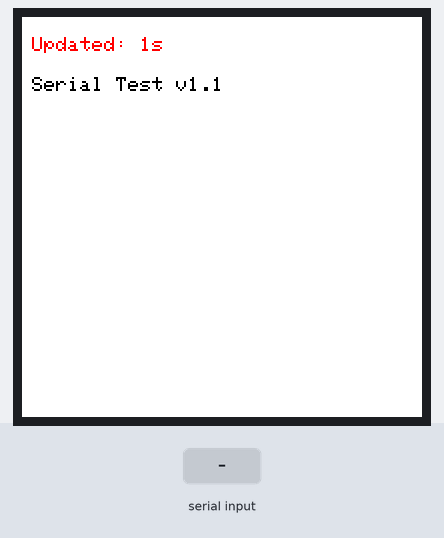
A sketch run on a simulated ESP32. Shown: 200×200 colour display. Inputs (shaded band) come from the test bench. What the sketch prints to the serial monitor is not drawn.

Above: at 17.5 s.
17.6 s: "1\n" received over Serial
At 33.8 s:
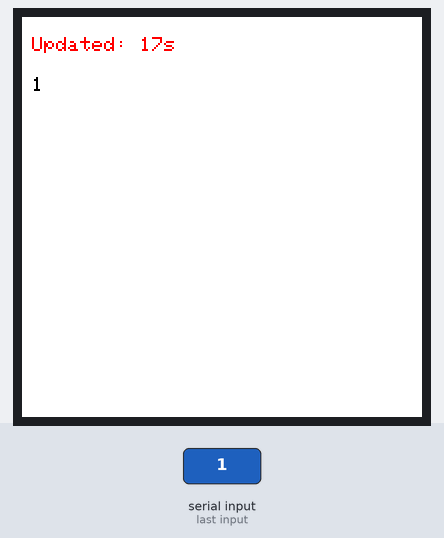
Timing chart, 0 to 34.1 s (numbered marks = the images above; inputs shaded):
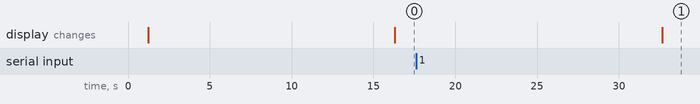

Measured:
- after the input at 17.6 s, the display: changes after 15.0 s (image 1)

The sketch:

e-paper-01.ino
```cpp
#include <GxEPD2_3C.h>
#include <Adafruit_GFX.h>
#include <Fonts/FreeSans9pt7b.h>
#include <SPI.h>

// Pin definitions (ESP32-WROOM-32)
#define EPD_CS   5   // Chip Select
#define EPD_DC   17  // Data/Command
#define EPD_RST  16  // Reset
#define EPD_BUSY 4   // Busy

// Display object for Waveshare 1.54-inch B/W/Red Rev 2.1
GxEPD2_3C<GxEPD2_154_Z90c, GxEPD2_154_Z90c::HEIGHT> display(
    GxEPD2_154_Z90c(EPD_CS, EPD_DC, EPD_RST, EPD_BUSY));

// Buffer for incoming serial data
#define MAX_TEXT_LENGTH 256
char textBuffer[MAX_TEXT_LENGTH];

void setup() {
  // Initialize serial at 115200 baud
  Serial.begin(115200);
  delay(1000);
  Serial.println("\n\n---------------------------------");
  Serial.println("E-Paper Display Serial Test v1.1");
  Serial.println("---------------------------------");

  // Initialize SPI with debugging
  Serial.println("Initializing SPI...");
  SPI.begin();
  Serial.println("SPI initialized");

  // Initialize the display with debugging
  Serial.println("Initializing display...");
  pinMode(EPD_BUSY, INPUT_PULLUP);
  pinMode(EPD_CS, OUTPUT);
  pinMode(EPD_DC, OUTPUT);
  pinMode(EPD_RST, OUTPUT);

  // Full reset sequence
  Serial.println("Performing reset sequence...");
  digitalWrite(EPD_RST, HIGH);
  delay(20);
  digitalWrite(EPD_RST, LOW);
  delay(20);
  digitalWrite(EPD_RST, HIGH);
  delay(200);

  // Initialize with debugging messages
  Serial.println("Starting display init()...");
  display.init(false);
  Serial.println("Display initialized successfully!");

  display.setRotation(1); // Landscape mode
  Serial.println("Display rotation set to landscape");

  // Show startup message
  Serial.println("Displaying welcome message...");
  displayText("Serial Test v1.1");
  Serial.println("Welcome message displayed");

  // Ready for input
  Serial.println("\n*** Ready for text input ***");
  Serial.println("Type something and press Enter");
}

void loop() {
  // Show blinking indicator in serial to confirm code is running
  static unsigned long lastBlink = 0;
  if (millis() - lastBlink > 5000) {
    Serial.println("Waiting for input...");
    lastBlink = millis();
  }

  // Check if data is available
  if (Serial.available() > 0) {
    Serial.println("Serial data detected!");

    // Clear any old data
    memset(textBuffer, 0, MAX_TEXT_LENGTH);

    // Read with timeout
    Serial.println("Reading input...");
    int bytesRead = Serial.readBytesUntil('\n', textBuffer, MAX_TEXT_LENGTH - 1);

    // Null terminate
    textBuffer[bytesRead] = '\0';

    // Echo what was received
    Serial.print("Received [");
    Serial.print(bytesRead);
    Serial.print(" bytes]: ");
    Serial.println(textBuffer);

    if (bytesRead > 0) {
      // Show on display
      Serial.println("Updating display with new text...");
      displayText(textBuffer);
      Serial.println("Display update complete!");
    } else {
      Serial.println("Empty input, nothing to display");
    }

    // Ready for more
    Serial.println("\n*** Ready for more text ***");
  }

  // Short delay
  delay(100);
}

void displayText(const char* text) {
  Serial.println("Starting display update sequence...");

  display.setFullWindow();
  Serial.println("Full window set");

  Serial.println("Beginning page rendering...");
  display.firstPage();
  int pageCount = 0;

  do {
    pageCount++;
    Serial.print("Rendering page ");
    Serial.println(pageCount);

    display.fillScreen(GxEPD_WHITE);

    // Add a header to confirm display is updating
    display.setTextColor(GxEPD_RED);
    display.setTextSize(1);
    display.setCursor(5, 10);
    display.print("Updated: ");

    // Add timestamp
    long seconds = millis() / 1000;
    display.print(seconds);
    display.print("s");

    // Main text content in black
    display.setTextColor(GxEPD_BLACK);
    display.setCursor(5, 30);
    display.print(text);

  } while (display.nextPage());

  Serial.print("Display updated with ");
  Serial.print(pageCount);
  Serial.println(" pages rendered");
}

// Function to update a small portion of the screen (partial refresh)
void updatePartialArea(int x, int y, int w, int h, const char* message) {
  display.setPartialWindow(x, y, w, h);
  display.firstPage();
  do {
    display.fillRect(x, y, w, h, GxEPD_WHITE);
    display.setCursor(x, y + 15);
    display.setTextColor(GxEPD_BLACK);
    display.print(message);
  } while (display.nextPage());

  Serial.println("Partial area updated");
} 
```
